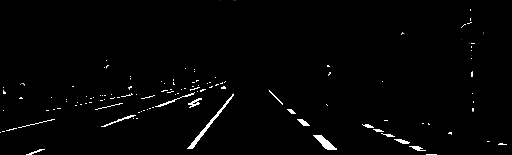
#> input picture TP3/ressources/Ibin.png, 512 x 155 px
$ python ouverture.py
#> lines starting #> are read from the running program, lines starting #| are printed output that depends on the picture; after the words box and inside, x2 and y2 are one past the last pixel; in counts of white or black regions, pixels touching at a corner belong together
import cv2
import numpy as np

im = cv2.imread('ressources/Ibin.png', cv2.IMREAD_GRAYSCALE)
#> im is the input picture: shape (155, 512); min 0, max 255, mean 4.1

im = np.array(im)

structuringElement = cv2.getStructuringElement(cv2.MORPH_ELLIPSE, (6,6))
filteredImage = cv2.dilate(im,structuringElement)
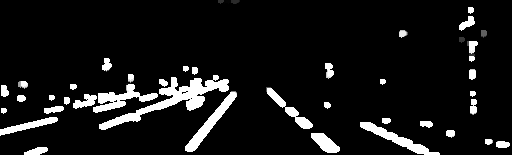
#> filteredImage: shape (155, 512); min 0, max 255, mean 21.8
filteredImage = cv2.erode(im,structuringElement)
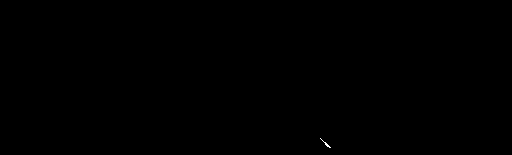
#> filteredImage: shape (155, 512); 0.02% white in thin lines or dots, all inside (x1, y1, x2, y2) = (320, 138, 331, 148)
cv2.imwrite("ouverture.png", filteredImage)
